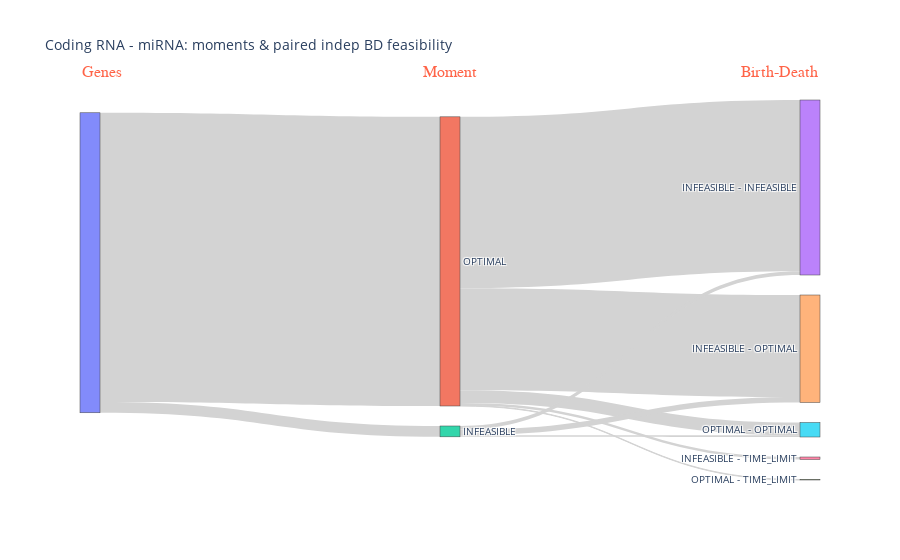

The notebook cell this image was saved under:
### Code cell
sankey_from_df(result_df(moment_pcRNA_miRNA, optimization_pcRNA_BD, optimization_miRNA_BD), "Coding RNA - miRNA: moments & paired indep BD feasibility")

### Figure 1 — Plotly figure (JSON) as saved in the notebook; plotly's stock layout.template omitted (floating-point values rounded to 4 significant figures)
{"data": [{"link": {"color": "lightgrey", "source": [0, 0, 1, 1, 1, 1, 1, 2, 2, 2, 2, 2], "target": [1, 2, 3, 4, 5, 6, 7, 3, 4, 5, 6, 7], "value": [1735, 65, 1028, 612, 77, 15, 3, 22, 33, 10, 0, 0]}, "node": {"label": ["", "OPTIMAL", "INFEASIBLE", "INFEASIBLE - INFEASIBLE", "INFEASIBLE - OPTIMAL", "OPTIMAL - OPTIMAL", "INFEASIBLE - TIME_LIMIT", "OPTIMAL - TIME_LIMIT"]}, "type": "sankey"}], "layout": {"annotations": [{"align": "center", "font": {"color": "tomato", "family": "Courier New, monospace", "size": 16}, "showarrow": false, "text": "Genes", "x": 0, "xref": "paper", "y": 1.1, "yref": "paper"}, {"align": "center", "font": {"color": "tomato", "family": "Courier New, monospace", "size": 16}, "showarrow": false, "text": "Moment", "x": 0.5, "xref": "paper", "y": 1.1, "yref": "paper"}, {"align": "center", "font": {"color": "tomato", "family": "Courier New, monospace", "size": 16}, "showarrow": false, "text": "Birth-Death", "x": 1, "xref": "paper", "y": 1.1, "yref": "paper"}], "font": {"size": 10}, "plot_bgcolor": "rgba(0,0,0,0)", "title": {"text": "Coding RNA - miRNA: moments & paired indep BD feasibility"}, "xaxis": {"showgrid": false, "visible": false, "zeroline": false}, "yaxis": {"showgrid": false, "visible": false, "zeroline": false}}}
